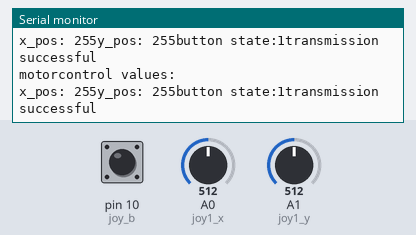
A sketch run on a simulated Arduino Uno, built with avr-gcc and run on an emulated ATmega328P. Shown: the last lines printed to the serial monitor. The test bench sets the inputs (shaded band); at power-on: A0 (joy1_x) = 512, A1 (joy1_y) = 512, pin 10 (joy_b) HIGH. No radio packets arrive unless stated.

Above: at 1.2 s.
1.3 s: A0 (joy1_x) set to 716
At 2.3 s:
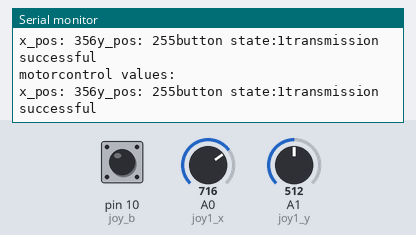
2.8 s: A1 (joy1_y) set to 716
At 3.5 s:
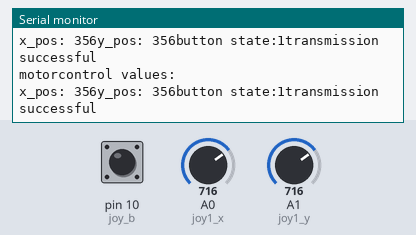
4.3 s: pin 10 (joy_b) pulled LOW for 0.15 s
5.9 s: A0 (joy1_x) set to 900
At 7.0 s:
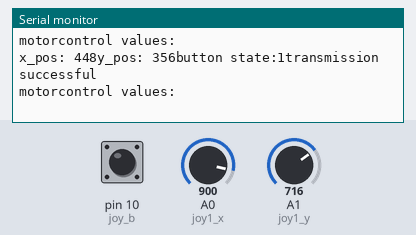
7.4 s: pin 10 (joy_b) pulled LOW for 1 s
At 8.2 s:
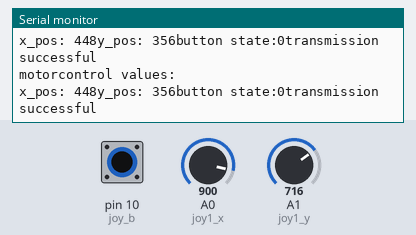
9.9 s: A1 (joy1_y) set to 900
At 10.5 s:
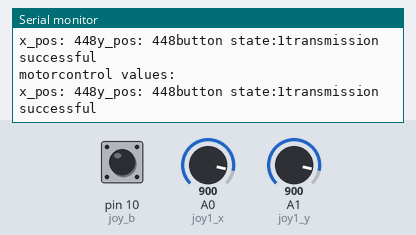
Timing chart, 0 to 12.4 s (numbered marks = the images above; inputs shaded):
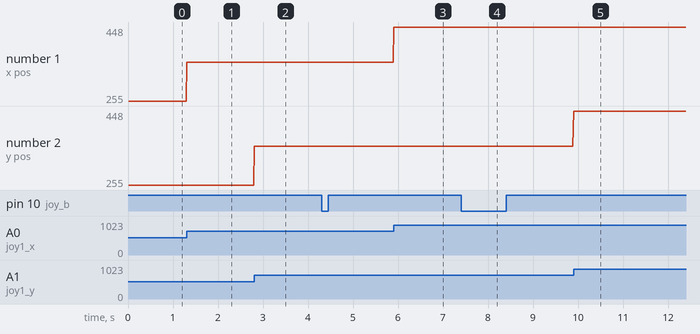

Measured:
- after the input at 1.3 s, the serial monitor: prints a new line at once (image 1)
- after the input at 2.8 s, the serial monitor: prints a new line at once (image 2)
- after the input at 5.9 s, the serial monitor: prints a new line at once (image 3)
- after the input at 7.4 s, the serial monitor: prints a new line at once (image 4)
- after the input at 9.9 s, the serial monitor: prints a new line at once (image 5)
- plotted number 1: 255 → 356 after the input at 1.3 s, 356 → 448 after the input at 5.9 s

The sketch:

transmitter_V2.ino
```cpp
// include libraries
#include <SPI.h>
#include "printf.h"
#include "RF24.h"

#define CE_PIN 7
#define CSN_PIN 8

// instantiate an object for the nRF24L01 transceiver
RF24 radio(CE_PIN, CSN_PIN);

// Let these addresses be used for the pair
uint8_t address[][6] = { "1Node", "2Node" };
bool radioNumber = 0;

int joy1_x = A0;
int joy1_y = A1;
int joy_b = 10;

// define joystick values
int y_pos = 512;
int x_pos = 512;

// declare array for motor control (4 motors + direction)
uint16_t motorcontrol[3];

void setup()
{
  // setup serial monitor
  Serial.begin(115200);
  radio.begin();
  if (!radio.begin()) {
    Serial.println("Radio hardware is not responding!!");
    while (1) {} // Infinite loop to halt further execution
}
  // setup radio transmitter
  radio.setPALevel(RF24_PA_LOW);
  radio.setPayloadSize(sizeof(motorcontrol));
  radio.openWritingPipe(address[radioNumber]);
  pinMode(joy1_x,INPUT);
  pinMode(joy1_y,INPUT);
  pinMode(joy_b,INPUT);
  digitalWrite(joy_b,HIGH);
}

void loop() {
  Serial.println("motorcontrol values: ");

  // read joystick positions
  x_pos = analogRead(joy1_x);
  y_pos = analogRead(joy1_y);

  x_pos = map(x_pos, 0, 1023, 0, 510); //Mapping the x values to (0 - 510)
  y_pos = map(y_pos, 0, 1023, 0, 510); //Mapping the y values to (0 - 510)

  if (x_pos > 240 & x_pos < 270){
    motorcontrol[0] = 255;
  }
  else{
    motorcontrol[0] = x_pos;
  }
  if (y_pos > 240 & y_pos < 270) // backward
  {
    motorcontrol[1] = 255;
  }
  else{
    motorcontrol[1] = y_pos;
  }

  //Display the x_pos and y_pos values in the serial monitor.
  Serial.print("x_pos: ");
  Serial.print(motorcontrol[0]);
  Serial.print("y_pos: ");
  Serial.print(motorcontrol[1]);

  // read button state
  int button = digitalRead(joy_b);
  motorcontrol[2] = button;

  // display button state in serial monitor
  Serial.print("button state:");
  Serial.print(button);

  // send motor control data to radio
  bool report = radio.write(&motorcontrol, sizeof(motorcontrol));  // transmit report
  if (report)
  {
    Serial.println("transmission successful");
  }
  delay(10);

}
```
